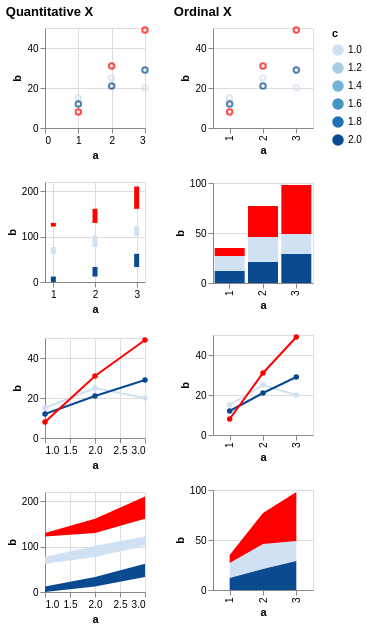

The specification (Vega-Lite) saved for this image:
### Vega specification from a JSON file in a GitHub repository (floating-point values rounded to 4 significant figures)
{"$schema": "https://vega.github.io/schema/vega/v6.json", "description": "Testing invalid", "background": "white", "padding": 5, "data": [{"name": "source_0", "values": [{"a": 1, "b": 15, "c": 1}, {"a": 2, "b": 25, "c": 1}, {"a": 3, "b": 20, "c": 1}, {"a": 1, "b": 12, "c": 2}, {"a": 2, "b": 21, "c": 2}, {"a": 3, "b": 29, "c": 2}, {"a": 1, "b": 8, "c": null}, {"a": 2, "b": 31, "c": null}, {"a": 3, "b": 49, "c": null}]}, {"name": "data_0", "source": "source_0", "transform": [{"type": "formula", "expr": "toNumber(datum[\"a\"])", "as": "a"}]}, {"name": "data_1", "source": "data_0", "transform": [{"type": "filter", "expr": "isValid(datum[\"a\"]) && isFinite(+datum[\"a\"]) && isValid(datum[\"b\"]) && isFinite(+datum[\"b\"])"}]}, {"name": "data_2", "source": "data_0", "transform": [{"type": "stack", "groupby": [], "field": "b", "sort": {"field": ["c"], "order": ["descending"]}, "as": ["b_start", "b_end"], "offset": "zero"}, {"type": "filter", "expr": "isValid(datum[\"a\"]) && isFinite(+datum[\"a\"]) && isValid(datum[\"b\"]) && isFinite(+datum[\"b\"])"}]}, {"name": "data_3", "source": "data_0", "transform": [{"type": "stack", "groupby": [], "field": "b", "sort": {"field": ["c"], "order": ["descending"]}, "as": ["b_start", "b_end"], "offset": "zero"}, {"type": "filter", "expr": "isValid(datum[\"a\"]) && isFinite(+datum[\"a\"]) && isValid(datum[\"b\"]) && isFinite(+datum[\"b\"])"}]}, {"name": "data_4", "source": "data_0", "transform": [{"type": "filter", "expr": "isValid(datum[\"b\"]) && isFinite(+datum[\"b\"])"}]}, {"name": "data_5", "source": "data_0", "transform": [{"type": "stack", "groupby": ["a"], "field": "b", "sort": {"field": ["c"], "order": ["descending"]}, "as": ["b_start", "b_end"], "offset": "zero"}, {"type": "filter", "expr": "isValid(datum[\"b\"]) && isFinite(+datum[\"b\"])"}]}, {"name": "data_6", "source": "data_0", "transform": [{"type": "impute", "field": "b", "groupby": ["c"], "key": "a", "method": "value", "value": 0}, {"type": "stack", "groupby": ["a"], "field": "b", "sort": {"field": ["c"], "order": ["descending"]}, "as": ["b_start", "b_end"], "offset": "zero"}, {"type": "filter", "expr": "isValid(datum[\"b\"]) && isFinite(+datum[\"b\"])"}]}], "signals": [{"name": "childWidth", "value": 100}, {"name": "concat_0_childHeight", "value": 100}, {"name": "concat_1_childHeight", "value": 100}], "layout": {"padding": 20, "bounds": "full", "align": "each"}, "marks": [{"type": "group", "name": "concat_0_group", "title": {"text": "Quantitative X", "anchor": "start"}, "layout": {"padding": 20, "columns": 1, "bounds": "full", "align": "each"}, "marks": [{"type": "group", "name": "concat_0_concat_0_group", "style": "cell", "encode": {"update": {"width": {"signal": "childWidth"}, "height": {"signal": "concat_0_childHeight"}}}, "marks": [{"name": "concat_0_concat_0_marks", "type": "symbol", "style": ["point"], "from": {"data": "data_1"}, "encode": {"update": {"opacity": {"value": 0.7}, "fill": {"value": "transparent"}, "stroke": [{"test": "!isValid(datum[\"c\"]) || !isFinite(+datum[\"c\"])", "value": "red"}, {"scale": "color", "field": "c"}], "tooltip": {"signal": "{\"a\": format(datum[\"a\"], \"\"), \"b\": format(datum[\"b\"], \"\"), \"c\": format(datum[\"c\"], \"\")}"}, "ariaRoleDescription": {"value": "point"}, "description": {"signal": "\"a: \" + (format(datum[\"a\"], \"\")) + \"; b: \" + (format(datum[\"b\"], \"\")) + \"; c: \" + (format(datum[\"c\"], \"\"))"}, "x": {"scale": "concat_0_concat_0_x", "field": "a"}, "y": {"scale": "concat_0_concat_0_y", "field": "b"}}}}], "axes": [{"scale": "concat_0_concat_0_x", "orient": "bottom", "gridScale": "concat_0_concat_0_y", "grid": true, "tickCount": {"signal": "ceil(childWidth/40)"}, "domain": false, "labels": false, "aria": false, "maxExtent": 0, "minExtent": 0, "ticks": false, "zindex": 0}, {"scale": "concat_0_concat_0_y", "orient": "left", "gridScale": "concat_0_concat_0_x", "grid": true, "tickCount": {"signal": "ceil(concat_0_childHeight/40)"}, "domain": false, "labels": false, "aria": false, "maxExtent": 0, "minExtent": 0, "ticks": false, "zindex": 0}, {"scale": "concat_0_concat_0_x", "orient": "bottom", "grid": false, "title": "a", "labelFlush": true, "labelOverlap": true, "tickCount": {"signal": "ceil(childWidth/40)"}, "zindex": 0}, {"scale": "concat_0_concat_0_y", "orient": "left", "grid": false, "title": "b", "labelOverlap": true, "tickCount": {"signal": "ceil(concat_0_childHeight/40)"}, "zindex": 0}]}, {"type": "group", "name": "concat_0_concat_1_group", "style": "cell", "encode": {"update": {"width": {"signal": "childWidth"}, "height": {"signal": "concat_0_childHeight"}}}, "marks": [{"name": "concat_0_concat_1_marks", "type": "rect", "style": ["bar"], "from": {"data": "data_2"}, "encode": {"update": {"fill": [{"test": "!isValid(datum[\"c\"]) || !isFinite(+datum[\"c\"])", "value": "red"}, {"scale": "color", "field": "c"}], "tooltip": {"signal": "{\"a\": format(datum[\"a\"], \"\"), \"b\": format(datum[\"b\"], \"\"), \"c\": format(datum[\"c\"], \"\")}"}, "ariaRoleDescription": {"value": "bar"}, "description": {"signal": "\"a: \" + (format(datum[\"a\"], \"\")) + \"; b: \" + (format(datum[\"b\"], \"\")) + \"; c: \" + (format(datum[\"c\"], \"\"))"}, "xc": {"scale": "concat_0_concat_1_x", "field": "a"}, "width": {"value": 5}, "y": {"scale": "concat_0_concat_1_y", "field": "b_end"}, "y2": {"scale": "concat_0_concat_1_y", "field": "b_start"}}}}], "axes": [{"scale": "concat_0_concat_1_x", "orient": "bottom", "gridScale": "concat_0_concat_1_y", "grid": true, "tickCount": {"signal": "ceil(childWidth/40)"}, "domain": false, "labels": false, "aria": false, "maxExtent": 0, "minExtent": 0, "ticks": false, "zindex": 0}, {"scale": "concat_0_concat_1_y", "orient": "left", "gridScale": "concat_0_concat_1_x", "grid": true, "tickCount": {"signal": "ceil(concat_0_childHeight/40)"}, "domain": false, "labels": false, "aria": false, "maxExtent": 0, "minExtent": 0, "ticks": false, "zindex": 0}, {"scale": "concat_0_concat_1_x", "orient": "bottom", "grid": false, "title": "a", "labelFlush": true, "labelOverlap": true, "tickCount": {"signal": "ceil(childWidth/40)"}, "zindex": 0}, {"scale": "concat_0_concat_1_y", "orient": "left", "grid": false, "title": "b", "labelOverlap": true, "tickCount": {"signal": "ceil(concat_0_childHeight/40)"}, "zindex": 0}]}, {"type": "group", "name": "concat_0_concat_2_group", "style": "cell", "encode": {"update": {"width": {"signal": "childWidth"}, "height": {"signal": "concat_0_childHeight"}}}, "marks": [{"name": "concat_0_concat_2_layer_0_pathgroup", "type": "group", "from": {"facet": {"name": "faceted_path_concat_0_concat_2_layer_0_main", "data": "data_1", "groupby": ["c"]}}, "encode": {"update": {"width": {"field": {"group": "width"}}, "height": {"field": {"group": "height"}}}}, "marks": [{"name": "concat_0_concat_2_layer_0_marks", "type": "line", "style": ["line"], "sort": {"field": "x"}, "from": {"data": "faceted_path_concat_0_concat_2_layer_0_main"}, "encode": {"update": {"stroke": [{"test": "!isValid(datum[\"c\"]) || !isFinite(+datum[\"c\"])", "value": "red"}, {"scale": "color", "field": "c"}], "tooltip": {"signal": "{\"a\": format(datum[\"a\"], \"\"), \"b\": format(datum[\"b\"], \"\"), \"c\": format(datum[\"c\"], \"\")}"}, "description": {"signal": "\"a: \" + (format(datum[\"a\"], \"\")) + \"; b: \" + (format(datum[\"b\"], \"\")) + \"; c: \" + (format(datum[\"c\"], \"\"))"}, "x": {"scale": "concat_0_concat_2_x", "field": "a"}, "y": {"scale": "concat_0_concat_2_y", "field": "b"}}}}]}, {"name": "concat_0_concat_2_layer_1_marks", "type": "symbol", "style": ["point"], "from": {"data": "data_1"}, "encode": {"update": {"opacity": {"value": 1}, "fill": [{"test": "!isValid(datum[\"c\"]) || !isFinite(+datum[\"c\"])", "value": "red"}, {"scale": "color", "field": "c"}], "tooltip": {"signal": "{\"a\": format(datum[\"a\"], \"\"), \"b\": format(datum[\"b\"], \"\"), \"c\": format(datum[\"c\"], \"\")}"}, "ariaRoleDescription": {"value": "point"}, "description": {"signal": "\"a: \" + (format(datum[\"a\"], \"\")) + \"; b: \" + (format(datum[\"b\"], \"\")) + \"; c: \" + (format(datum[\"c\"], \"\"))"}, "x": {"scale": "concat_0_concat_2_x", "field": "a"}, "y": {"scale": "concat_0_concat_2_y", "field": "b"}}}}], "axes": [{"scale": "concat_0_concat_2_x", "orient": "bottom", "gridScale": "concat_0_concat_2_y", "grid": true, "tickCount": {"signal": "ceil(childWidth/40)"}, "domain": false, "labels": false, "aria": false, "maxExtent": 0, "minExtent": 0, "ticks": false, "zindex": 0}, {"scale": "concat_0_concat_2_y", "orient": "left", "gridScale": "concat_0_concat_2_x", "grid": true, "tickCount": {"signal": "ceil(concat_0_childHeight/40)"}, "domain": false, "labels": false, "aria": false, "maxExtent": 0, "minExtent": 0, "ticks": false, "zindex": 0}, {"scale": "concat_0_concat_2_x", "orient": "bottom", "grid": false, "title": "a", "labelFlush": true, "labelOverlap": true, "tickCount": {"signal": "ceil(childWidth/40)"}, "zindex": 0}, {"scale": "concat_0_concat_2_y", "orient": "left", "grid": false, "title": "b", "labelOverlap": true, "tickCount": {"signal": "ceil(concat_0_childHeight/40)"}, "zindex": 0}]}, {"type": "group", "name": "concat_0_concat_3_group", "style": "cell", "encode": {"update": {"width": {"signal": "childWidth"}, "height": {"signal": "concat_0_childHeight"}}}, "marks": [{"name": "concat_0_concat_3_pathgroup", "type": "group", "from": {"facet": {"name": "faceted_path_concat_0_concat_3_main", "data": "data_3", "groupby": ["c"]}}, "encode": {"update": {"width": {"field": {"group": "width"}}, "height": {"field": {"group": "height"}}}}, "marks": [{"name": "concat_0_concat_3_marks", "type": "area", "style": ["area"], "sort": {"field": "x"}, "from": {"data": "faceted_path_concat_0_concat_3_main"}, "encode": {"update": {"orient": {"value": "vertical"}, "fill": [{"test": "!isValid(datum[\"c\"]) || !isFinite(+datum[\"c\"])", "value": "red"}, {"scale": "color", "field": "c"}], "tooltip": {"signal": "{\"a\": format(datum[\"a\"], \"\"), \"b\": format(datum[\"b\"], \"\"), \"c\": format(datum[\"c\"], \"\")}"}, "description": {"signal": "\"a: \" + (format(datum[\"a\"], \"\")) + \"; b: \" + (format(datum[\"b\"], \"\")) + \"; c: \" + (format(datum[\"c\"], \"\"))"}, "x": {"scale": "concat_0_concat_3_x", "field": "a"}, "y": {"scale": "concat_0_concat_3_y", "field": "b_end"}, "y2": {"scale": "concat_0_concat_3_y", "field": "b_start"}}}}]}], "axes": [{"scale": "concat_0_concat_3_x", "orient": "bottom", "gridScale": "concat_0_concat_3_y", "grid": true, "tickCount": {"signal": "ceil(childWidth/40)"}, "domain": false, "labels": false, "aria": false, "maxExtent": 0, "minExtent": 0, "ticks": false, "zindex": 0}, {"scale": "concat_0_concat_3_y", "orient": "left", "gridScale": "concat_0_concat_3_x", "grid": true, "tickCount": {"signal": "ceil(concat_0_childHeight/40)"}, "domain": false, "labels": false, "aria": false, "maxExtent": 0, "minExtent": 0, "ticks": false, "zindex": 0}, {"scale": "concat_0_concat_3_x", "orient": "bottom", "grid": false, "title": "a", "labelFlush": true, "labelOverlap": true, "tickCount": {"signal": "ceil(childWidth/40)"}, "zindex": 0}, {"scale": "concat_0_concat_3_y", "orient": "left", "grid": false, "title": "b", "labelOverlap": true, "tickCount": {"signal": "ceil(concat_0_childHeight/40)"}, "zindex": 0}]}]}, {"type": "group", "name": "concat_1_group", "title": {"text": "Ordinal X", "anchor": "start"}, "layout": {"padding": 20, "columns": 1, "bounds": "full", "align": "each"}, "marks": [{"type": "group", "name": "concat_1_concat_0_group", "style": "cell", "encode": {"update": {"width": {"signal": "childWidth"}, "height": {"signal": "concat_1_childHeight"}}}, "marks": [{"name": "concat_1_concat_0_marks", "type": "symbol", "style": ["point"], "from": {"data": "data_4"}, "encode": {"update": {"opacity": {"value": 0.7}, "fill": {"value": "transparent"}, "stroke": [{"test": "!isValid(datum[\"c\"]) || !isFinite(+datum[\"c\"])", "value": "red"}, {"scale": "color", "field": "c"}], "tooltip": {"signal": "{\"a\": isValid(datum[\"a\"]) ? datum[\"a\"] : \"\"+datum[\"a\"], \"b\": format(datum[\"b\"], \"\"), \"c\": format(datum[\"c\"], \"\")}"}, "ariaRoleDescription": {"value": "point"}, "description": {"signal": "\"a: \" + (isValid(datum[\"a\"]) ? datum[\"a\"] : \"\"+datum[\"a\"]) + \"; b: \" + (format(datum[\"b\"], \"\")) + \"; c: \" + (format(datum[\"c\"], \"\"))"}, "x": {"scale": "concat_1_concat_0_x", "field": "a"}, "y": {"scale": "concat_1_concat_0_y", "field": "b"}}}}], "axes": [{"scale": "concat_1_concat_0_y", "orient": "left", "gridScale": "concat_1_concat_0_x", "grid": true, "tickCount": {"signal": "ceil(concat_1_childHeight/40)"}, "domain": false, "labels": false, "aria": false, "maxExtent": 0, "minExtent": 0, "ticks": false, "zindex": 0}, {"scale": "concat_1_concat_0_x", "orient": "bottom", "grid": false, "title": "a", "labelAlign": "right", "labelAngle": 270, "labelBaseline": "middle", "zindex": 0}, {"scale": "concat_1_concat_0_y", "orient": "left", "grid": false, "title": "b", "labelOverlap": true, "tickCount": {"signal": "ceil(concat_1_childHeight/40)"}, "zindex": 0}]}, {"type": "group", "name": "concat_1_concat_1_group", "style": "cell", "encode": {"update": {"width": {"signal": "childWidth"}, "height": {"signal": "concat_1_childHeight"}}}, "marks": [{"name": "concat_1_concat_1_marks", "type": "rect", "style": ["bar"], "from": {"data": "data_5"}, "encode": {"update": {"fill": [{"test": "!isValid(datum[\"c\"]) || !isFinite(+datum[\"c\"])", "value": "red"}, {"scale": "color", "field": "c"}], "tooltip": {"signal": "{\"a\": isValid(datum[\"a\"]) ? datum[\"a\"] : \"\"+datum[\"a\"], \"b\": format(datum[\"b\"], \"\"), \"c\": format(datum[\"c\"], \"\")}"}, "ariaRoleDescription": {"value": "bar"}, "description": {"signal": "\"a: \" + (isValid(datum[\"a\"]) ? datum[\"a\"] : \"\"+datum[\"a\"]) + \"; b: \" + (format(datum[\"b\"], \"\")) + \"; c: \" + (format(datum[\"c\"], \"\"))"}, "x": {"scale": "concat_1_concat_1_x", "field": "a"}, "width": {"signal": "max(0.25, bandwidth('concat_1_concat_1_x'))"}, "y": {"scale": "concat_1_concat_1_y", "field": "b_end"}, "y2": {"scale": "concat_1_concat_1_y", "field": "b_start"}}}}], "axes": [{"scale": "concat_1_concat_1_y", "orient": "left", "gridScale": "concat_1_concat_1_x", "grid": true, "tickCount": {"signal": "ceil(concat_1_childHeight/40)"}, "domain": false, "labels": false, "aria": false, "maxExtent": 0, "minExtent": 0, "ticks": false, "zindex": 0}, {"scale": "concat_1_concat_1_x", "orient": "bottom", "grid": false, "title": "a", "labelAlign": "right", "labelAngle": 270, "labelBaseline": "middle", "zindex": 0}, {"scale": "concat_1_concat_1_y", "orient": "left", "grid": false, "title": "b", "labelOverlap": true, "tickCount": {"signal": "ceil(concat_1_childHeight/40)"}, "zindex": 0}]}, {"type": "group", "name": "concat_1_concat_2_group", "style": "cell", "encode": {"update": {"width": {"signal": "childWidth"}, "height": {"signal": "concat_1_childHeight"}}}, "marks": [{"name": "concat_1_concat_2_layer_0_pathgroup", "type": "group", "from": {"facet": {"name": "faceted_path_concat_1_concat_2_layer_0_main", "data": "data_4", "groupby": ["c"]}}, "encode": {"update": {"width": {"field": {"group": "width"}}, "height": {"field": {"group": "height"}}}}, "marks": [{"name": "concat_1_concat_2_layer_0_marks", "type": "line", "style": ["line"], "sort": {"field": "x"}, "from": {"data": "faceted_path_concat_1_concat_2_layer_0_main"}, "encode": {"update": {"stroke": [{"test": "!isValid(datum[\"c\"]) || !isFinite(+datum[\"c\"])", "value": "red"}, {"scale": "color", "field": "c"}], "tooltip": {"signal": "{\"a\": isValid(datum[\"a\"]) ? datum[\"a\"] : \"\"+datum[\"a\"], \"b\": format(datum[\"b\"], \"\"), \"c\": format(datum[\"c\"], \"\")}"}, "description": {"signal": "\"a: \" + (isValid(datum[\"a\"]) ? datum[\"a\"] : \"\"+datum[\"a\"]) + \"; b: \" + (format(datum[\"b\"], \"\")) + \"; c: \" + (format(datum[\"c\"], \"\"))"}, "x": {"scale": "concat_1_concat_2_x", "field": "a"}, "y": {"scale": "concat_1_concat_2_y", "field": "b"}}}}]}, {"name": "concat_1_concat_2_layer_1_marks", "type": "symbol", "style": ["point"], "from": {"data": "data_4"}, "encode": {"update": {"opacity": {"value": 1}, "fill": [{"test": "!isValid(datum[\"c\"]) || !isFinite(+datum[\"c\"])", "value": "red"}, {"scale": "color", "field": "c"}], "tooltip": {"signal": "{\"a\": isValid(datum[\"a\"]) ? datum[\"a\"] : \"\"+datum[\"a\"], \"b\": format(datum[\"b\"], \"\"), \"c\": format(datum[\"c\"], \"\")}"}, "ariaRoleDescription": {"value": "point"}, "description": {"signal": "\"a: \" + (isValid(datum[\"a\"]) ? datum[\"a\"] : \"\"+datum[\"a\"]) + \"; b: \" + (format(datum[\"b\"], \"\")) + \"; c: \" + (format(datum[\"c\"], \"\"))"}, "x": {"scale": "concat_1_concat_2_x", "field": "a"}, "y": {"scale": "concat_1_concat_2_y", "field": "b"}}}}], "axes": [{"scale": "concat_1_concat_2_y", "orient": "left", "gridScale": "concat_1_concat_2_x", "grid": true, "tickCount": {"signal": "ceil(concat_1_childHeight/40)"}, "domain": false, "labels": false, "aria": false, "maxExtent": 0, "minExtent": 0, "ticks": false, "zindex": 0}, {"scale": "concat_1_concat_2_x", "orient": "bottom", "grid": false, "title": "a", "labelAlign": "right", "labelAngle": 270, "labelBaseline": "middle", "zindex": 0}, {"scale": "concat_1_concat_2_y", "orient": "left", "grid": false, "title": "b", "labelOverlap": true, "tickCount": {"signal": "ceil(concat_1_childHeight/40)"}, "zindex": 0}]}, {"type": "group", "name": "concat_1_concat_3_group", "style": "cell", "encode": {"update": {"width": {"signal": "childWidth"}, "height": {"signal": "concat_1_childHeight"}}}, "marks": [{"name": "concat_1_concat_3_pathgroup", "type": "group", "from": {"facet": {"name": "faceted_path_concat_1_concat_3_main", "data": "data_6", "groupby": ["c"]}}, "encode": {"update": {"width": {"field": {"group": "width"}}, "height": {"field": {"group": "height"}}}}, "marks": [{"name": "concat_1_concat_3_marks", "type": "area", "style": ["area"], "sort": {"field": "x"}, "from": {"data": "faceted_path_concat_1_concat_3_main"}, "encode": {"update": {"orient": {"value": "vertical"}, "fill": [{"test": "!isValid(datum[\"c\"]) || !isFinite(+datum[\"c\"])", "value": "red"}, {"scale": "color", "field": "c"}], "tooltip": {"signal": "{\"a\": isValid(datum[\"a\"]) ? datum[\"a\"] : \"\"+datum[\"a\"], \"b\": format(datum[\"b\"], \"\"), \"c\": format(datum[\"c\"], \"\")}"}, "description": {"signal": "\"a: \" + (isValid(datum[\"a\"]) ? datum[\"a\"] : \"\"+datum[\"a\"]) + \"; b: \" + (format(datum[\"b\"], \"\")) + \"; c: \" + (format(datum[\"c\"], \"\"))"}, "x": {"scale": "concat_1_concat_3_x", "field": "a"}, "y": {"scale": "concat_1_concat_3_y", "field": "b_end"}, "y2": {"scale": "concat_1_concat_3_y", "field": "b_start"}}}}]}], "axes": [{"scale": "concat_1_concat_3_y", "orient": "left", "gridScale": "concat_1_concat_3_x", "grid": true, "tickCount": {"signal": "ceil(concat_1_childHeight/40)"}, "domain": false, "labels": false, "aria": false, "maxExtent": 0, "minExtent": 0, "ticks": false, "zindex": 0}, {"scale": "concat_1_concat_3_x", "orient": "bottom", "grid": false, "title": "a", "labelAlign": "right", "labelAngle": 270, "labelBaseline": "middle", "zindex": 0}, {"scale": "concat_1_concat_3_y", "orient": "left", "grid": false, "title": "b", "labelOverlap": true, "tickCount": {"signal": "ceil(concat_1_childHeight/40)"}, "zindex": 0}]}]}], "scales": [{"name": "color", "type": "linear", "domain": {"fields": [{"data": "data_1", "field": "c"}, {"data": "data_2", "field": "c"}, {"data": "data_3", "field": "c"}, {"data": "data_4", "field": "c"}, {"data": "data_5", "field": "c"}, {"data": "data_6", "field": "c"}]}, "range": "ramp", "interpolate": "hcl", "zero": false}, {"name": "concat_0_concat_0_x", "type": "linear", "domain": {"data": "data_1", "field": "a"}, "range": [0, {"signal": "childWidth"}], "nice": true, "zero": true}, {"name": "concat_0_concat_0_y", "type": "linear", "domain": {"data": "data_1", "field": "b"}, "range": [{"signal": "concat_0_childHeight"}, 0], "nice": true, "zero": true}, {"name": "concat_0_concat_1_x", "type": "linear", "domain": {"data": "data_2", "field": "a"}, "range": [0, {"signal": "childWidth"}], "nice": true, "zero": false, "padding": 5}, {"name": "concat_0_concat_1_y", "type": "linear", "domain": {"data": "data_2", "fields": ["b_start", "b_end"]}, "range": [{"signal": "concat_0_childHeight"}, 0], "nice": true, "zero": true}, {"name": "concat_0_concat_2_x", "type": "linear", "domain": {"data": "data_1", "field": "a"}, "range": [0, {"signal": "childWidth"}], "nice": true, "zero": false}, {"name": "concat_0_concat_2_y", "type": "linear", "domain": {"data": "data_1", "field": "b"}, "range": [{"signal": "concat_0_childHeight"}, 0], "nice": true, "zero": true}, {"name": "concat_0_concat_3_x", "type": "linear", "domain": {"data": "data_3", "field": "a"}, "range": [0, {"signal": "childWidth"}], "nice": true, "zero": false}, {"name": "concat_0_concat_3_y", "type": "linear", "domain": {"data": "data_3", "fields": ["b_start", "b_end"]}, "range": [{"signal": "concat_0_childHeight"}, 0], "nice": true, "zero": true}, {"name": "concat_1_concat_0_x", "type": "point", "domain": {"data": "data_4", "field": "a", "sort": true}, "range": [0, {"signal": "childWidth"}], "padding": 0.5}, {"name": "concat_1_concat_0_y", "type": "linear", "domain": {"data": "data_4", "field": "b"}, "range": [{"signal": "concat_1_childHeight"}, 0], "nice": true, "zero": true}, {"name": "concat_1_concat_1_x", "type": "band", "domain": {"data": "data_5", "field": "a", "sort": true}, "range": [0, {"signal": "childWidth"}], "paddingInner": 0.1, "paddingOuter": 0.05}, {"name": "concat_1_concat_1_y", "type": "linear", "domain": {"data": "data_5", "fields": ["b_start", "b_end"]}, "range": [{"signal": "concat_1_childHeight"}, 0], "nice": true, "zero": true}, {"name": "concat_1_concat_2_x", "type": "point", "domain": {"data": "data_4", "field": "a", "sort": true}, "range": [0, {"signal": "childWidth"}], "padding": 0.5}, {"name": "concat_1_concat_2_y", "type": "linear", "domain": {"data": "data_4", "field": "b"}, "range": [{"signal": "concat_1_childHeight"}, 0], "nice": true, "zero": true}, {"name": "concat_1_concat_3_x", "type": "point", "domain": {"data": "data_6", "field": "a", "sort": true}, "range": [0, {"signal": "childWidth"}], "padding": 0.5}, {"name": "concat_1_concat_3_y", "type": "linear", "domain": {"data": "data_6", "fields": ["b_start", "b_end"]}, "range": [{"signal": "concat_1_childHeight"}, 0], "nice": true, "zero": true}], "legends": [{"stroke": "color", "gradientLength": {"signal": "clamp(concat_0_childHeight, 64, 200)"}, "title": "c", "encode": {"gradient": {"update": {"opacity": {"value": 0.7}}}}, "fill": "color"}], "config": {"mark": {"tooltip": true}}}
